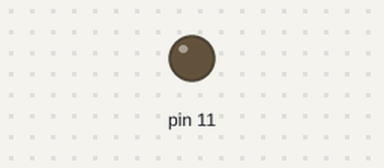
Bench run of a sketch on a simulated Arduino Uno, built with avr-gcc and run on an emulated ATmega328P. Parts: output pins drawn as LEDs (lit = HIGH).

Above: at 0.05 s.
At 2.0 s:
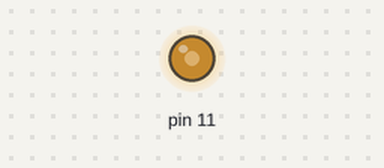
Timing chart, 0 to 7.0 s (numbered marks = the images above):
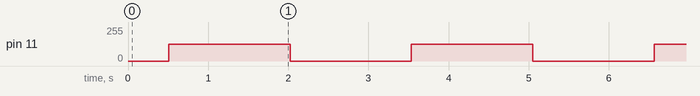

Measured:
- by itself, pin 11: alternates 127/255 for 1.5 s and 0/255 for 1.5 s

The sketch:

BreathLED.ino
```cpp
void setup() {
    pinMode(11, OUTPUT);
}

void loop() {
    for (int i = 0; i < 128; i++) {
        analogWrite(11, i);
        delay(4);
    }
    delay(1000);
    for (int i = 127; i >= 0; i--) {
        analogWrite(11, i);
        delay(4);
    }
    delay(1000);
}
```
